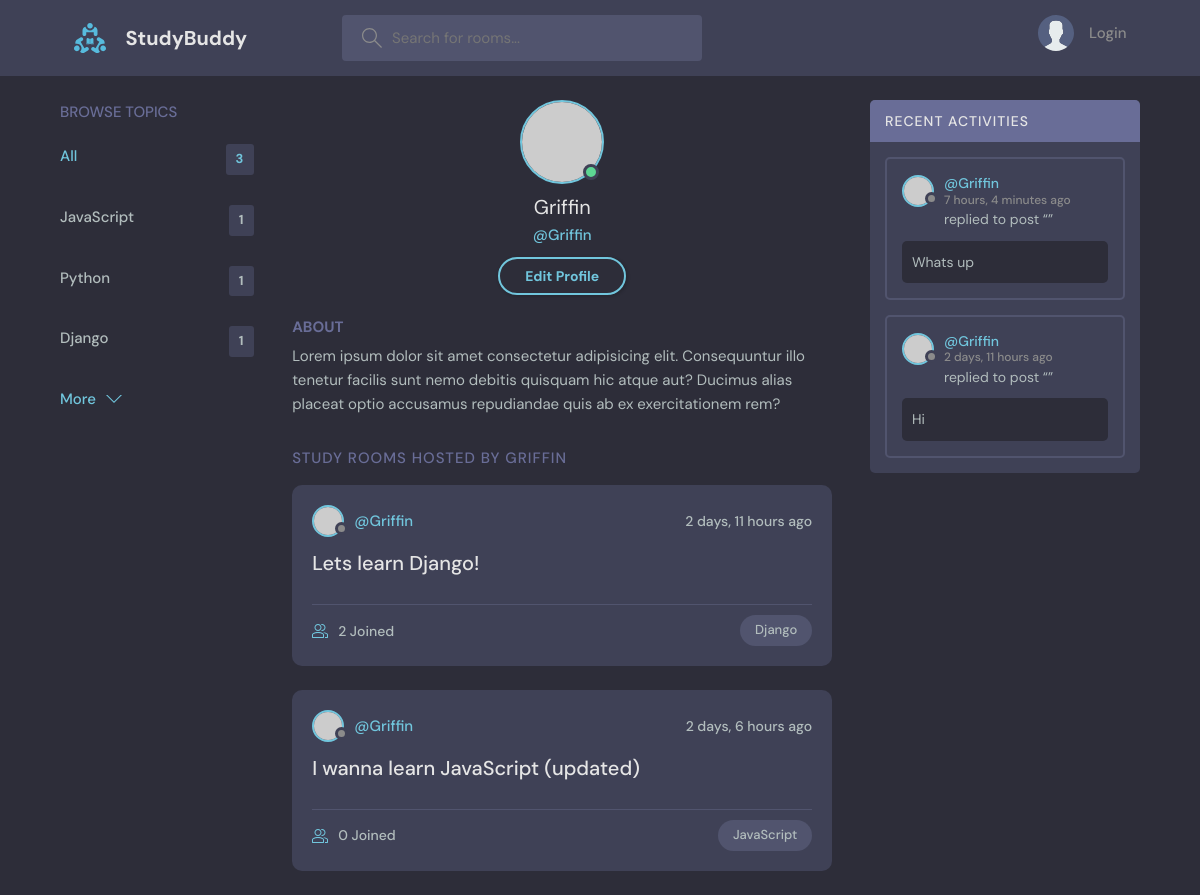
/profile/1/, run on an earlier commit of the app's database.
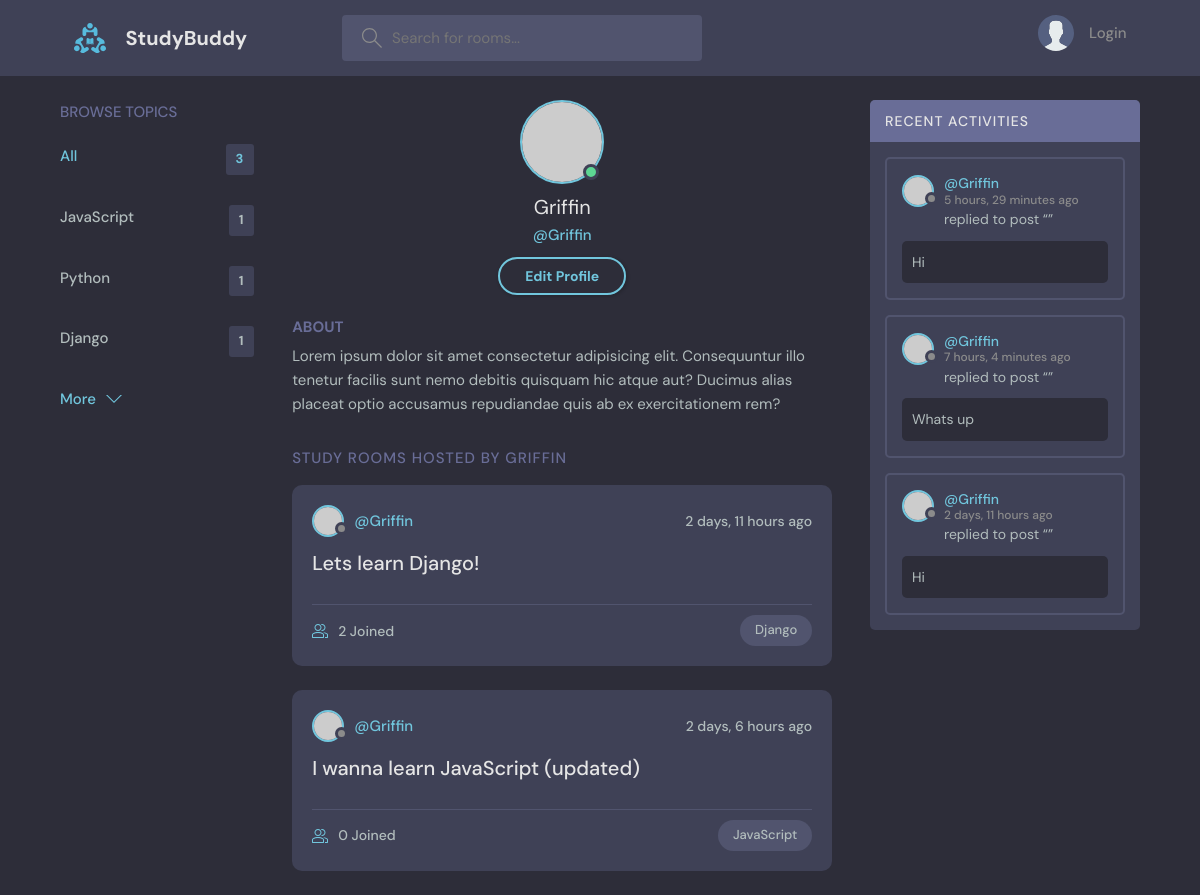
And on a later commit of the database.
### base/models.py (models this page shows, shortened)
class Topic(models.Model):
    name = models.CharField(max_length=200)

class Room(models.Model):
    host = models.ForeignKey(User, on_delete=models.SET_NULL, null=True)
    topic = models.ForeignKey(Topic, on_delete=models.SET_NULL, null=True)
    name = models.CharField(max_length=200)
    description = models.TextField(null= True, blank=True)
    participants = models.ManyToManyField(User, related_name='participants', blank=True)
    updated = models.DateTimeField(auto_now=True)
    created = models.DateTimeField(auto_now_add=True)
    class Meta:
        ordering = ['-updated', '-created']

class Message(models.Model):
    user = models.ForeignKey(User, on_delete=models.CASCADE)
    room = models.ForeignKey(Room, on_delete=models.CASCADE)
    body = models.TextField()
    updated = models.DateTimeField(auto_now=True)
    created = models.DateTimeField(auto_now_add=True)
    class Meta:
        ordering = ['-updated', '-created']

### base/views.py (the view)
# urls.py: path('profile/<str:pk>/', views.userProfile, name="user-profile"),
def userProfile(request, pk):
    user = User.objects.get(id=pk)
    rooms = user.room_set.all()
    room_messages = user.message_set.all()
    topics = Topic.objects.all()
    context = {'user': user, "rooms": rooms, "room_messages":room_messages, "topics":topics}
    return render(request, 'base/profile.html', context)

### base/templates/base/profile.html
{% extends 'main.html' %}
{% block content %}
  <main class="profile-page layout layout--3">
    <div class="container">
      {% include 'base/topics_component.html' %}
      <div class="roomList">
        <div class="profile">
          <div class="profile__avatar">
            <div class="avatar avatar--large active">
              <img src="https://randomuser.me/api/portraits/men/11.jpg" />
            </div>
          </div>
          <div class="profile__info">
            <h3>{{user.username}}</h3>
            <p>@{{user.username}}</p>
            <a href="edit-user.html" class="btn btn--main btn--pill">Edit Profile</a>
          </div>
          <div class="profile__about">
            <h3>About</h3>
            <p>
              Lorem ipsum dolor sit amet consectetur adipisicing elit. Consequuntur illo tenetur
              facilis sunt nemo debitis quisquam hic atque aut? Ducimus alias placeat optio
              accusamus repudiandae quis ab ex exercitationem rem?
            </p>
          </div>
        </div>
        <div class="roomList__header">
          <div>
            <h2>Study Rooms Hosted by {{user.username}}</a>
            </h2>
          </div>
        </div>
        {% include 'base/feed_component.html' %}
      </div>
      {% include 'base/activity_component.html' %}
    </div>
  </main>
{% endblock content %}

### base/templates/base/topics_component.html
<div class="topics">
    <div class="topics__header">
      <h2>Browse Topics</h2>
    </div>
    <ul class="topics__list">
      <li>
        <a href="{% url 'home' %}" class="active">All <span>{{topics.count}}</span></a>
      </li>
      {% for topic in topics %}
      <li>
        <a href="{% url 'home' %}?q={{topic.name}}">{{topic.name}} <span>{{topic.room_set.all.count}}</span></a>
      </li>
      {% endfor %}
    </ul>
    <a class="btn btn--link" href="topics.html">
      More
      <svg version="1.1" xmlns="http://www.w3.org/2000/svg" width="32" height="32" viewBox="0 0 32 32">
        <title>chevron-down</title>
        <path d="M16 21l-13-13h-3l16 16 16-16h-3l-13 13z"></path>
      </svg>
    </a>
  </div>

### base/templates/base/feed_component.html (shortened to what this page needs)
{% for room in rooms %}
<div class="roomListRoom">
    <div class="roomListRoom__header">
        <a href="{% url 'user-profile' room.host.id %}" class="roomListRoom__author">
            <div class="avatar avatar--small">
                <img src="https://randomuser.me/api/portraits/women/11.jpg" />
            </div>
            <span>@{{room.host.username}}</span>
        </a>
        <div class="roomListRoom__actions">
            <span>{{room.created|timesince}} ago</span>
        </div>
    </div>
    <div class="roomListRoom__content">
        <a href="{% url 'room' room.id %}">{{room.name}}</a>
    </div>
    <div class="roomListRoom__meta">
        <a href="{% url 'room' room.id %}" class="roomListRoom__joined">
            {{room.participants.all.count}} Joined
        </a>
        <p class="roomListRoom__topic">{{room.topic.name}}</p>
    </div>
</div>
{% endfor %}

### base/templates/base/activity_component.html (shortened to what this page needs)
<div class="activities">
    <div class="activities__header">
        <h2>Recent Activities</h2>
    </div>
    {% for message in room_messages %}
    <div class="activities__box">
        <div class="activities__boxHeader roomListRoom__header">
            <a href="{% url 'user-profile' message.user.id %}" class="roomListRoom__author">
                <div class="avatar avatar--small">
                    <img src="https://randomuser.me/api/portraits/women/11.jpg" />
                </div>
                <p>
                    @{{message.user}}
                    <span>{{message.created|timesince}} ago</span>
                </p>
            </a>
        </div>
        <div class="activities__boxContent">
            <p>replied to post “<a href="{% url 'room' message.room.id %}">{{messsage.room}}</a>”</p>
            <div class="activities__boxRoomContent">
               {{message.body}}
            </div>
        </div>
    </div>
    {% endfor %}
</div>

What changed in the data, as far as the page shows it:
added Message: user "Griffin", created "5 hours, 29 minutes", body "Hi"
